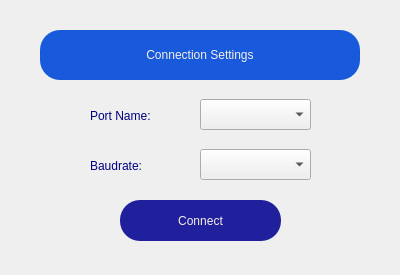
<?xml version="1.0" encoding="UTF-8"?>
<ui version="4.0">
 <class>Connection</class>
 <widget class="QDialog" name="Connection">
  <property name="geometry">
   <rect>
    <x>0</x>
    <y>0</y>
    <width>400</width>
    <height>275</height>
   </rect>
  </property>
  <property name="windowTitle">
   <string/>
  </property>
  <property name="modal">
   <bool>true</bool>
  </property>
  <widget class="QComboBox" name="portNameComboBox">
   <property name="geometry">
    <rect>
     <x>200</x>
     <y>99</y>
     <width>111</width>
     <height>31</height>
    </rect>
   </property>
   <property name="cursor">
    <cursorShape>PointingHandCursor</cursorShape>
   </property>
   <property name="styleSheet">
    <string notr="true">font: 10pt &quot;Calibri&quot;;</string>
   </property>
  </widget>
  <widget class="QComboBox" name="BaudrateComboBox">
   <property name="geometry">
    <rect>
     <x>200</x>
     <y>149</y>
     <width>111</width>
     <height>31</height>
    </rect>
   </property>
   <property name="cursor">
    <cursorShape>PointingHandCursor</cursorShape>
   </property>
   <property name="styleSheet">
    <string notr="true">font: 10pt &quot;Calibri&quot;;</string>
   </property>
  </widget>
  <widget class="QLabel" name="label">
   <property name="geometry">
    <rect>
     <x>90</x>
     <y>100</y>
     <width>101</width>
     <height>31</height>
    </rect>
   </property>
   <property name="styleSheet">
    <string notr="true">font: 75 12pt &quot;Corbel&quot;;
color: rgb(0, 0, 130);</string>
   </property>
   <property name="text">
    <string>Port Name:</string>
   </property>
  </widget>
  <widget class="QLabel" name="label_2">
   <property name="geometry">
    <rect>
     <x>90</x>
     <y>150</y>
     <width>91</width>
     <height>31</height>
    </rect>
   </property>
   <property name="styleSheet">
    <string notr="true">font: 75 12pt &quot;Corbel&quot;;
color: rgb(0, 0, 130);</string>
   </property>
   <property name="text">
    <string>Baudrate:</string>
   </property>
  </widget>
  <widget class="QPushButton" name="connectionBtn">
   <property name="geometry">
    <rect>
     <x>120</x>
     <y>200</y>
     <width>161</width>
     <height>41</height>
    </rect>
   </property>
   <property name="cursor">
    <cursorShape>PointingHandCursor</cursorShape>
   </property>
   <property name="styleSheet">
    <string notr="true">color: rgb(245, 239, 231);
font: 75 14pt &quot;Corbel&quot;;
background-color: rgb(33, 32, 156);
border-radius: 20px;</string>
   </property>
   <property name="text">
    <string>Connect</string>
   </property>
  </widget>
  <widget class="QLabel" name="setLatLongFPTextLabel_4">
   <property name="geometry">
    <rect>
     <x>40</x>
     <y>30</y>
     <width>320</width>
     <height>50</height>
    </rect>
   </property>
   <property name="minimumSize">
    <size>
     <width>305</width>
     <height>50</height>
    </size>
   </property>
   <property name="maximumSize">
    <size>
     <width>16777215</width>
     <height>50</height>
    </size>
   </property>
   <property name="layoutDirection">
    <enum>Qt::LeftToRight</enum>
   </property>
   <property name="styleSheet">
    <string notr="true">font: 75 14pt &quot;Corbel&quot;;
background-color: rgb(24, 90, 219);
color: rgb(245, 239, 231);
border-radius: 20px;</string>
   </property>
   <property name="text">
    <string>Connection Settings</string>
   </property>
   <property name="alignment">
    <set>Qt::AlignCenter</set>
   </property>
  </widget>
 </widget>
 <resources/>
 <connections/>
</ui>
